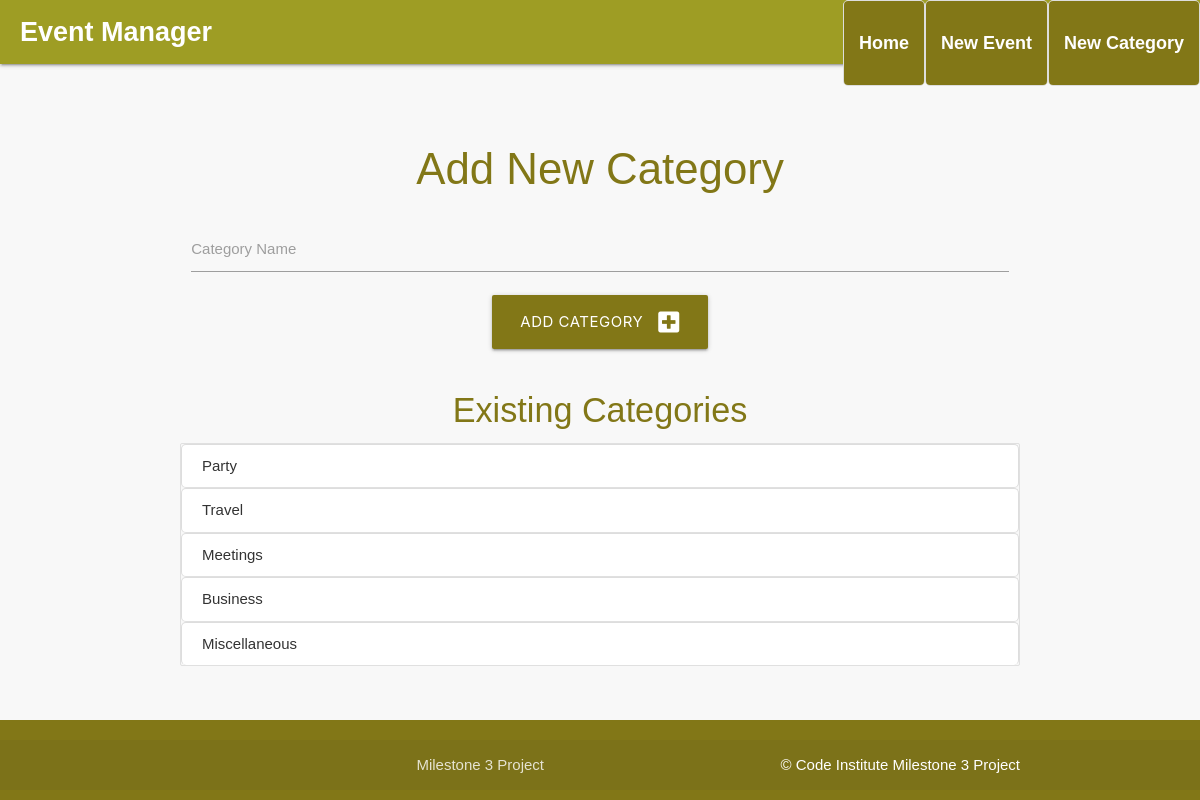
Page /add_category on the committed database.
### eventmanager/models.py (models this page shows)
class Category(db.Model):
    id = db.Column(db.Integer, primary_key=True)
    name = db.Column(db.String(50), unique=True, nullable=False)
    events = db.relationship('Event', backref='category', lazy=True)

### eventmanager/routes.py (the view, shortened to what this page needs)
@app.route("/add_category", methods=["GET", "POST"])
def add_category():
    categories = Category.query.all()  # Fetch all categories to display
    return render_template("add_category.html", categories=categories)

### eventmanager/templates/add_category.html (shortened to what this page needs)
{% extends "base.html" %}
{% block content %}
    <h3 class="center-align lime-text text-darken-4">Add New Category</h3>
    <form method="POST" action="{{ url_for('add_category') }}" class="row">
        <div class="input-field col s12">
            <input type="text" name="name" id="name" required>
            <label for="name">Category Name</label>
        </div>
        <div class="row">
            <div class="col s12 center-align">
                <button type="submit" class="btn-large lime darken-4">
                    Add Category <i class="fas fa-plus-square right"></i>
                </button>
            </div>
        </div>
    </form>
    <h4 class="center-align lime-text text-darken-4">Existing Categories</h4>
    <ul class="collection">
        {% for category in categories %}
            <li class="collection-item">
                {{ category.name }}
            </li>
        {% else %}
            <li class="collection-item">No categories available.</li>
        {% endfor %}
    </ul>
{% endblock %}

### eventmanager/static/css/style.css (style rules this page uses)
body { display: flex; min-height: 100vh; flex-direction: column; font-family: Arial, sans-serif; background-color: #f8f8f8; color: #333; }
ul { list-style-type: none; padding: 0; }
ul li { background-color: #fff; border: 1px solid #ddd; padding: 10px; margin-bottom: 10px; border-radius: 5px; }
input[type="text"], input[type="datetime-local"], textarea { width: 100%; padding: 10px; margin-bottom: 10px; border-radius: 4px; border: 1px solid #ccc; }
button { background-color: #827717; color: white; border: none; padding: 10px 15px; border-radius: 4px; cursor: pointer; }

### rows in the picture
Category: name "Party"
Category: name "Travel"
Category: name "Meetings"
Category: name "Business"
Category: name "Miscellaneous"
